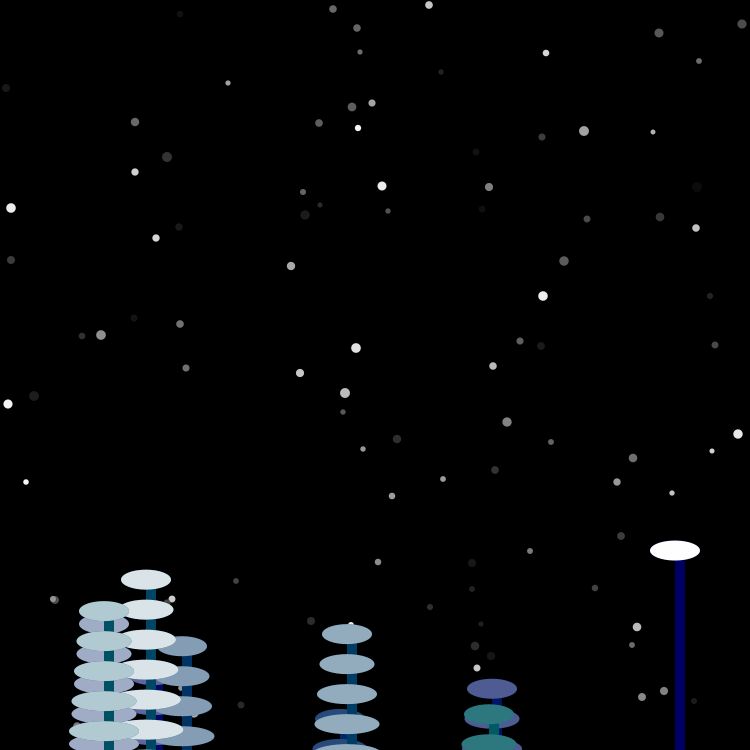
Frame 1 (no input)
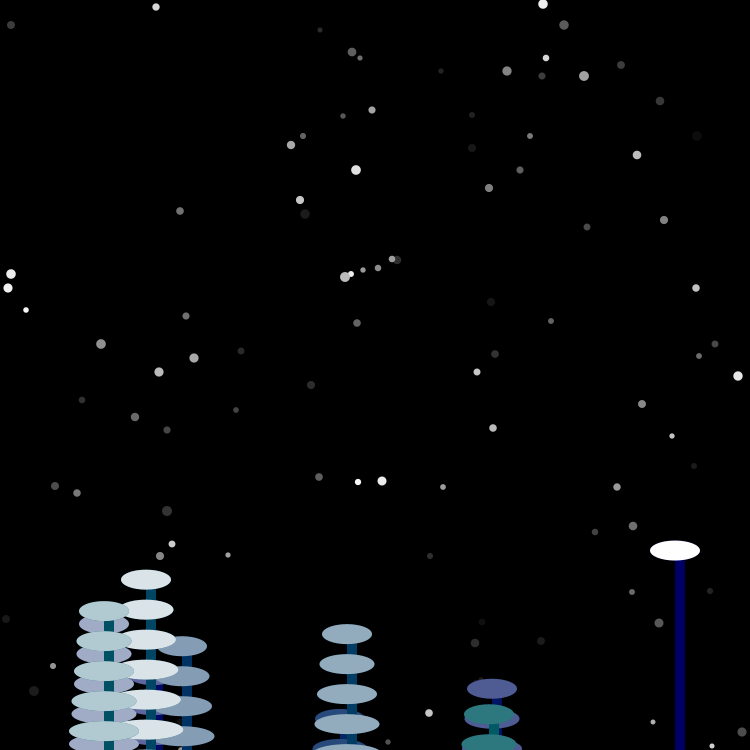
Frame 60 (the mouse pressed at the canvas centre just before this capture)
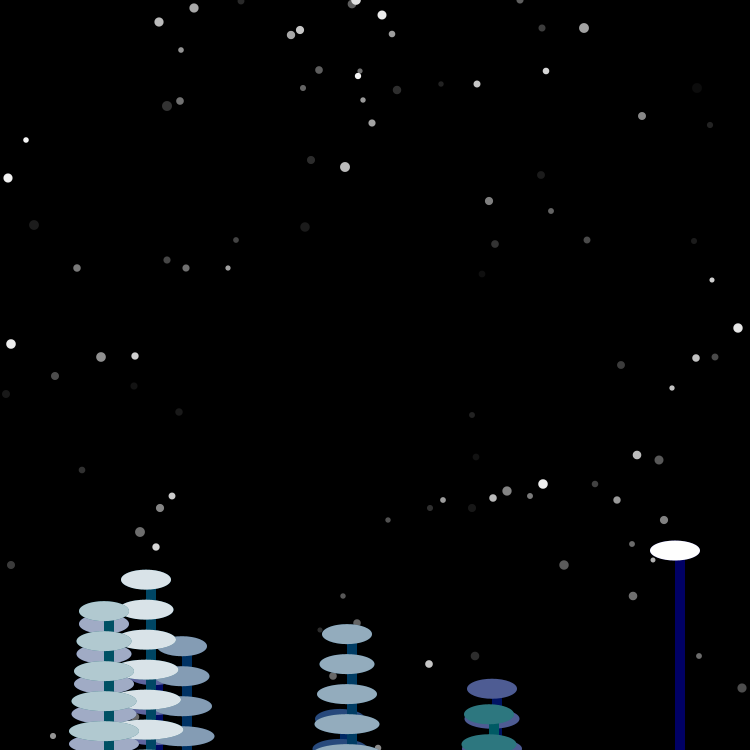
Frame 120 (the mouse held since frame 60 and released just before this capture)

The Processing sketch that drew these frames (run headless with seeded random() and noise(); from frame 60 on, the mouse is pressed at the canvas centre):

// Processing sketch: Winter_Scene_Class
// ── Winter_Scene_Class.pde
int num = 100;
int numTrees = 10;
Snow[] flakes;

Forest[] trees;

void setup(){
  size(750,750);
  smooth();
  
  flakes = new Snow[num];
  trees = new Forest[numTrees];
  
  for(int i= 0; i<num; i++){
    flakes[i] = new Snow();
  }
  
  for(int j = 0; j<numTrees; j++){
    trees[j] = new Forest(random(height-200,height), int(random(0, width)));
  }
}

void draw(){
  background(0);
  
  for(int i = 0; i<num; i++){
    flakes[i].display();
    flakes[i].falling();
  }
  
  for(int j = 0; j<numTrees; j++){
    trees[j].display(1+j*10, color(0, j*10, 100));
  }
}

// ── Forest.pde
class Forest{
  float plantHeight;
  int numLeaves;
  color plantColor;
  color opacity;
  int xPos;
  
  Forest(float _plantHeight, int _xPos){
    plantHeight = _plantHeight;
    xPos = _xPos;
  }
  
  void display(int _numLeaves, color _plantColor){
    
    fill(_plantColor);
    rect(xPos, plantHeight, 10, 500);
    
    numLeaves = _numLeaves;
    
    for(int i = 0; i < numLeaves; i++){
      noStroke();
      fill(_plantColor);
      ellipse(xPos, plantHeight + 30*i, 50 + i*5, 20);
      //the taller the tree the whiter it will be.. since it is more covered in snow
      opacity = int(map(plantHeight, height-200, height, 255, 0));
      fill(color(255),opacity);
      ellipse(xPos, plantHeight + 30*i, 50 + i*5, 20);
      
    }

  }
}

// ── Snow.pde
class Snow{
  color col;
  PVector position;
  PVector velocity;
  float size;
  
  Snow(){
    
    col = color(random(10,255));
    position = new PVector(int(random(width)), int(random(height)));
    velocity = new PVector(0, int(random(5,15)));
    size = random(5,10);
  }
  
  void display(){
    noStroke();
    fill(col);
    
    ellipse(position.x, position.y, size, size);
  }
  
  void falling(){
    position.add(velocity);
    
    if(position.y > height && velocity.y > 0){
      position.y = -20;
      position.add(velocity);
    }
  }
}
